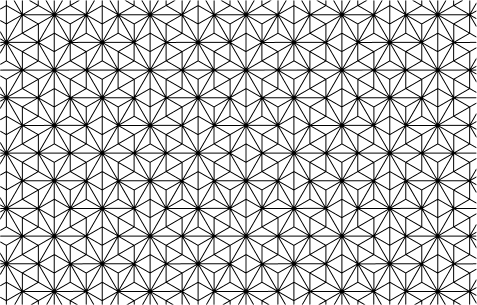
%> input picture tiling2.gif, 477 x 305 px
$ octave im2snd.m   (GNU Octave 9; MATLAB toolbox functions it lacks are replaced by stand-ins)
%> lines starting %> are read from the running program, lines starting %| are printed output that depends on the picture
img = imread('tiling2.gif');
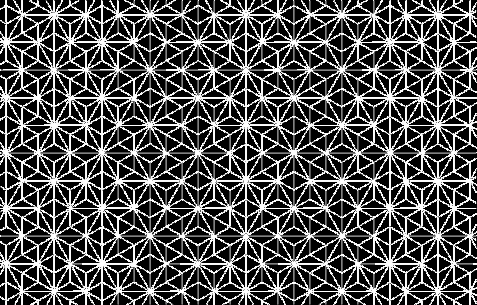
%> img: size 305x477 uint8; min 0, max 255, mean 80
if numel(size(img)) == 3
  img = rgb2gray(img);
end
img = 255*double(img > 50);
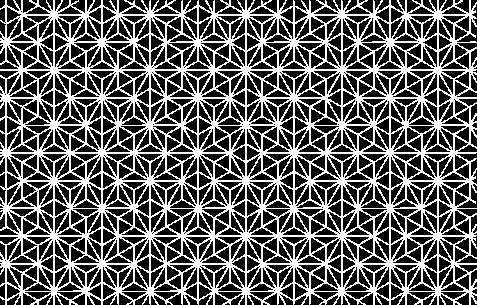
%> img: size 305x477 double; 36.6% white in thin lines or dots
img = img(1:100,1:100);
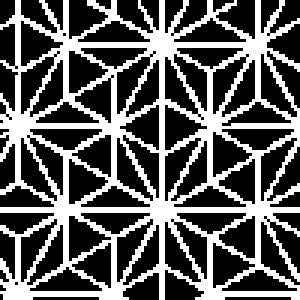
%> img: size 100x100 double (shown 3 times larger); 36.7% white in thin lines or dots
img = conv2(img, ones(25,25));
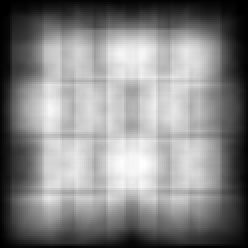
%> img: size 124x124 double (shown 2 times larger); min 0, max 72675, mean 38060.9; drawn with min black and max white
%img = imresize(img, 0.2);
nSamples = 50000;
snd = zeros(1,nSamples);
r = 10;
c = 10;
w = 300;
rh = ones(w,1);
ch = ones(w,1);
PLOT = 0;
if PLOT
  figure
end
%> (the run ends here)
